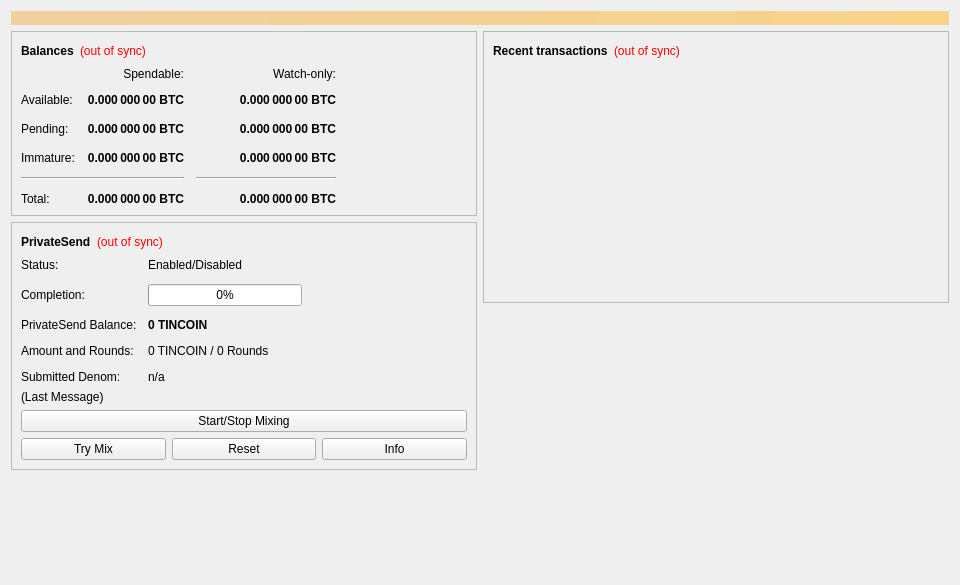
<?xml version="1.0" encoding="UTF-8"?>
<ui version="4.0">
 <class>OverviewPage</class>
 <widget class="QWidget" name="OverviewPage">
  <property name="geometry">
   <rect>
    <x>0</x>
    <y>0</y>
    <width>960</width>
    <height>585</height>
   </rect>
  </property>
  <property name="minimumSize">
   <size>
    <width>960</width>
    <height>0</height>
   </size>
  </property>
  <property name="windowTitle">
   <string>Form</string>
  </property>
  <layout class="QVBoxLayout" name="topLayout">
   <item>
    <widget class="QLabel" name="labelAlerts">
     <property name="visible">
      <bool>false</bool>
     </property>
     <property name="styleSheet">
      <string notr="true">QLabel { background-color: qlineargradient(x1: 0, y1: 0, x2: 1, y2: 0, stop:0 #F0D0A0, stop:1 #F8D488); color:#000000; }</string>
     </property>
     <property name="wordWrap">
      <bool>true</bool>
     </property>
     <property name="margin">
      <number>3</number>
     </property>
     <property name="textInteractionFlags">
      <set>Qt::TextSelectableByMouse</set>
     </property>
    </widget>
   </item>
   <item>
    <layout class="QHBoxLayout" name="horizontalLayout" stretch="1,1">
     <item>
      <layout class="QVBoxLayout" name="verticalLayout_2">
       <item>
        <widget class="QFrame" name="frame">
         <property name="frameShape">
          <enum>QFrame::StyledPanel</enum>
         </property>
         <property name="frameShadow">
          <enum>QFrame::Raised</enum>
         </property>
         <layout class="QVBoxLayout" name="verticalLayout_4">
          <item>
           <layout class="QHBoxLayout" name="horizontalLayout_4">
            <item>
             <widget class="QLabel" name="label_5">
              <property name="font">
               <font>
                <weight>75</weight>
                <bold>true</bold>
               </font>
              </property>
              <property name="text">
               <string>Balances</string>
              </property>
             </widget>
            </item>
            <item>
             <widget class="QLabel" name="labelWalletStatus">
              <property name="toolTip">
               <string>The displayed information may be out of date. Your wallet automatically synchronizes with the Tincoin network after a connection is established, but this process has not completed yet.</string>
              </property>
              <property name="styleSheet">
               <string notr="true">QLabel { color: red; }</string>
              </property>
              <property name="text">
               <string notr="true">(out of sync)</string>
              </property>
              <property name="alignment">
               <set>Qt::AlignLeading|Qt::AlignLeft|Qt::AlignVCenter</set>
              </property>
             </widget>
            </item>
            <item>
             <spacer name="horizontalSpacer_3">
              <property name="orientation">
               <enum>Qt::Horizontal</enum>
              </property>
              <property name="sizeHint" stdset="0">
               <size>
                <width>40</width>
                <height>20</height>
               </size>
              </property>
             </spacer>
            </item>
           </layout>
          </item>
          <item>
           <layout class="QGridLayout" name="gridLayout">
            <property name="spacing">
             <number>12</number>
            </property>
            <item row="2" column="2">
             <widget class="QLabel" name="labelWatchPending">
              <property name="font">
               <font>
                <weight>75</weight>
                <bold>true</bold>
               </font>
              </property>
              <property name="cursor">
               <cursorShape>IBeamCursor</cursorShape>
              </property>
              <property name="toolTip">
               <string>Unconfirmed transactions to watch-only addresses</string>
              </property>
              <property name="text">
               <string notr="true">0.000 000 00 BTC</string>
              </property>
              <property name="alignment">
               <set>Qt::AlignRight|Qt::AlignTrailing|Qt::AlignVCenter</set>
              </property>
              <property name="textInteractionFlags">
               <set>Qt::LinksAccessibleByMouse|Qt::TextSelectableByKeyboard|Qt::TextSelectableByMouse</set>
              </property>
             </widget>
            </item>
            <item row="2" column="1">
             <widget class="QLabel" name="labelUnconfirmed">
              <property name="font">
               <font>
                <weight>75</weight>
                <bold>true</bold>
               </font>
              </property>
              <property name="cursor">
               <cursorShape>IBeamCursor</cursorShape>
              </property>
              <property name="toolTip">
               <string>Total of transactions that have yet to be confirmed, and do not yet count toward the spendable balance</string>
              </property>
              <property name="text">
               <string notr="true">0.000 000 00 BTC</string>
              </property>
              <property name="alignment">
               <set>Qt::AlignRight|Qt::AlignTrailing|Qt::AlignVCenter</set>
              </property>
              <property name="textInteractionFlags">
               <set>Qt::LinksAccessibleByMouse|Qt::TextSelectableByKeyboard|Qt::TextSelectableByMouse</set>
              </property>
             </widget>
            </item>
            <item row="3" column="2">
             <widget class="QLabel" name="labelWatchImmature">
              <property name="font">
               <font>
                <weight>75</weight>
                <bold>true</bold>
               </font>
              </property>
              <property name="cursor">
               <cursorShape>IBeamCursor</cursorShape>
              </property>
              <property name="toolTip">
               <string>Mined balance in watch-only addresses that has not yet matured</string>
              </property>
              <property name="text">
               <string notr="true">0.000 000 00 BTC</string>
              </property>
              <property name="alignment">
               <set>Qt::AlignRight|Qt::AlignTrailing|Qt::AlignVCenter</set>
              </property>
              <property name="textInteractionFlags">
               <set>Qt::LinksAccessibleByMouse|Qt::TextSelectableByKeyboard|Qt::TextSelectableByMouse</set>
              </property>
             </widget>
            </item>
            <item row="4" column="0" colspan="2">
             <widget class="Line" name="lineSpendableBalance">
              <property name="orientation">
               <enum>Qt::Horizontal</enum>
              </property>
             </widget>
            </item>
            <item row="4" column="2">
             <widget class="Line" name="lineWatchBalance">
              <property name="sizePolicy">
               <sizepolicy hsizetype="Preferred" vsizetype="Fixed">
                <horstretch>0</horstretch>
                <verstretch>0</verstretch>
               </sizepolicy>
              </property>
              <property name="minimumSize">
               <size>
                <width>140</width>
                <height>0</height>
               </size>
              </property>
              <property name="orientation">
               <enum>Qt::Horizontal</enum>
              </property>
             </widget>
            </item>
            <item row="5" column="0">
             <widget class="QLabel" name="labelTotalText">
              <property name="text">
               <string>Total:</string>
              </property>
             </widget>
            </item>
            <item row="3" column="1">
             <widget class="QLabel" name="labelImmature">
              <property name="font">
               <font>
                <weight>75</weight>
                <bold>true</bold>
               </font>
              </property>
              <property name="cursor">
               <cursorShape>IBeamCursor</cursorShape>
              </property>
              <property name="toolTip">
               <string>Mined balance that has not yet matured</string>
              </property>
              <property name="text">
               <string notr="true">0.000 000 00 BTC</string>
              </property>
              <property name="alignment">
               <set>Qt::AlignRight|Qt::AlignTrailing|Qt::AlignVCenter</set>
              </property>
              <property name="textInteractionFlags">
               <set>Qt::LinksAccessibleByMouse|Qt::TextSelectableByKeyboard|Qt::TextSelectableByMouse</set>
              </property>
             </widget>
            </item>
            <item row="2" column="3">
             <spacer name="horizontalSpacer_2">
              <property name="orientation">
               <enum>Qt::Horizontal</enum>
              </property>
              <property name="sizeHint" stdset="0">
               <size>
                <width>40</width>
                <height>20</height>
               </size>
              </property>
             </spacer>
            </item>
            <item row="3" column="0">
             <widget class="QLabel" name="labelImmatureText">
              <property name="text">
               <string>Immature:</string>
              </property>
             </widget>
            </item>
            <item row="5" column="1">
             <widget class="QLabel" name="labelTotal">
              <property name="font">
               <font>
                <weight>75</weight>
                <bold>true</bold>
               </font>
              </property>
              <property name="cursor">
               <cursorShape>IBeamCursor</cursorShape>
              </property>
              <property name="toolTip">
               <string>Your current total balance</string>
              </property>
              <property name="text">
               <string notr="true">0.000 000 00 BTC</string>
              </property>
              <property name="alignment">
               <set>Qt::AlignRight|Qt::AlignTrailing|Qt::AlignVCenter</set>
              </property>
              <property name="textInteractionFlags">
               <set>Qt::LinksAccessibleByMouse|Qt::TextSelectableByKeyboard|Qt::TextSelectableByMouse</set>
              </property>
             </widget>
            </item>
            <item row="5" column="2">
             <widget class="QLabel" name="labelWatchTotal">
              <property name="font">
               <font>
                <weight>75</weight>
                <bold>true</bold>
               </font>
              </property>
              <property name="cursor">
               <cursorShape>IBeamCursor</cursorShape>
              </property>
              <property name="toolTip">
               <string>Current total balance in watch-only addresses</string>
              </property>
              <property name="text">
               <string notr="true">0.000 000 00 BTC</string>
              </property>
              <property name="alignment">
               <set>Qt::AlignRight|Qt::AlignTrailing|Qt::AlignVCenter</set>
              </property>
              <property name="textInteractionFlags">
               <set>Qt::LinksAccessibleByMouse|Qt::TextSelectableByKeyboard|Qt::TextSelectableByMouse</set>
              </property>
             </widget>
            </item>
            <item row="0" column="2">
             <widget class="QLabel" name="labelWatchonly">
              <property name="text">
               <string>Watch-only:</string>
              </property>
              <property name="alignment">
               <set>Qt::AlignRight|Qt::AlignTrailing|Qt::AlignVCenter</set>
              </property>
             </widget>
            </item>
            <item row="1" column="0">
             <widget class="QLabel" name="labelBalanceText">
              <property name="text">
               <string>Available:</string>
              </property>
             </widget>
            </item>
            <item row="1" column="1">
             <widget class="QLabel" name="labelBalance">
              <property name="font">
               <font>
                <weight>75</weight>
                <bold>true</bold>
               </font>
              </property>
              <property name="cursor">
               <cursorShape>IBeamCursor</cursorShape>
              </property>
              <property name="toolTip">
               <string>Your current spendable balance</string>
              </property>
              <property name="text">
               <string notr="true">0.000 000 00 BTC</string>
              </property>
              <property name="alignment">
               <set>Qt::AlignRight|Qt::AlignTrailing|Qt::AlignVCenter</set>
              </property>
              <property name="textInteractionFlags">
               <set>Qt::LinksAccessibleByMouse|Qt::TextSelectableByKeyboard|Qt::TextSelectableByMouse</set>
              </property>
             </widget>
            </item>
            <item row="1" column="2">
             <widget class="QLabel" name="labelWatchAvailable">
              <property name="font">
               <font>
                <weight>75</weight>
                <bold>true</bold>
               </font>
              </property>
              <property name="cursor">
               <cursorShape>IBeamCursor</cursorShape>
              </property>
              <property name="toolTip">
               <string>Your current balance in watch-only addresses</string>
              </property>
              <property name="text">
               <string notr="true">0.000 000 00 BTC</string>
              </property>
              <property name="alignment">
               <set>Qt::AlignRight|Qt::AlignTrailing|Qt::AlignVCenter</set>
              </property>
              <property name="textInteractionFlags">
               <set>Qt::LinksAccessibleByMouse|Qt::TextSelectableByKeyboard|Qt::TextSelectableByMouse</set>
              </property>
             </widget>
            </item>
            <item row="2" column="0">
             <widget class="QLabel" name="labelPendingText">
              <property name="text">
               <string>Pending:</string>
              </property>
             </widget>
            </item>
            <item row="0" column="1">
             <widget class="QLabel" name="labelSpendable">
              <property name="text">
               <string>Spendable:</string>
              </property>
              <property name="alignment">
               <set>Qt::AlignRight|Qt::AlignTrailing|Qt::AlignVCenter</set>
              </property>
             </widget>
            </item>
           </layout>
          </item>
         </layout>
        </widget>
       </item>
       <item>
        <widget class="QFrame" name="framePrivateSend">
         <property name="layoutDirection">
          <enum>Qt::LeftToRight</enum>
         </property>
         <property name="frameShape">
          <enum>QFrame::StyledPanel</enum>
         </property>
         <property name="frameShadow">
          <enum>QFrame::Raised</enum>
         </property>
         <layout class="QVBoxLayout" name="VerticalLayout_PS1">
          <item>
           <layout class="QHBoxLayout" name="horizontalLayout_5">
            <item>
             <widget class="QLabel" name="labelPrivateSendHeader">
              <property name="font">
               <font>
                <weight>75</weight>
                <bold>true</bold>
               </font>
              </property>
              <property name="text">
               <string>PrivateSend</string>
              </property>
             </widget>
            </item>
            <item>
             <widget class="QLabel" name="labelPrivateSendSyncStatus">
              <property name="toolTip">
               <string>The displayed information may be out of date. Your wallet automatically synchronizes with the Tincoin network after a connection is established, but this process has not completed yet.</string>
              </property>
              <property name="styleSheet">
               <string notr="true">QLabel { color: red; }</string>
              </property>
              <property name="text">
               <string notr="true">(out of sync)</string>
              </property>
              <property name="alignment">
               <set>Qt::AlignLeading|Qt::AlignLeft|Qt::AlignVCenter</set>
              </property>
             </widget>
            </item>
            <item>
             <spacer name="horizontalSpacer_4">
              <property name="orientation">
               <enum>Qt::Horizontal</enum>
              </property>
              <property name="sizeHint" stdset="0">
               <size>
                <width>40</width>
                <height>20</height>
               </size>
              </property>
             </spacer>
            </item>
           </layout>
          </item>
          <item>
           <layout class="QFormLayout" name="privateSendFormLayout">
            <property name="fieldGrowthPolicy">
             <enum>QFormLayout::AllNonFixedFieldsGrow</enum>
            </property>
            <property name="horizontalSpacing">
             <number>11</number>
            </property>
            <property name="verticalSpacing">
             <number>12</number>
            </property>
            <item row="0" column="0">
             <widget class="QLabel" name="labelPrivateSendEnabledText">
              <property name="text">
               <string>Status:</string>
              </property>
             </widget>
            </item>
            <item row="0" column="1">
             <widget class="QLabel" name="labelPrivateSendEnabled">
              <property name="text">
               <string>Enabled/Disabled</string>
              </property>
             </widget>
            </item>
            <item row="1" column="0">
             <widget class="QLabel" name="labelCompletitionText">
              <property name="text">
               <string>Completion:</string>
              </property>
             </widget>
            </item>
            <item row="1" column="1">
             <widget class="QProgressBar" name="privateSendProgress">
              <property name="maximumSize">
               <size>
                <width>154</width>
                <height>16777215</height>
               </size>
              </property>
              <property name="value">
               <number>0</number>
              </property>
             </widget>
            </item>
            <item row="2" column="0">
             <widget class="QLabel" name="labelAnonymizedText">
              <property name="text">
               <string>PrivateSend Balance:</string>
              </property>
             </widget>
            </item>
            <item row="2" column="1">
             <widget class="QLabel" name="labelAnonymized">
              <property name="font">
               <font>
                <weight>75</weight>
                <bold>true</bold>
               </font>
              </property>
              <property name="text">
               <string notr="true">0 TINCOIN</string>
              </property>
             </widget>
            </item>
            <item row="3" column="0">
             <widget class="QLabel" name="labelAmountAndRoundsText">
              <property name="text">
               <string>Amount and Rounds:</string>
              </property>
             </widget>
            </item>
            <item row="3" column="1">
             <widget class="QLabel" name="labelAmountRounds">
              <property name="text">
               <string>0 TINCOIN / 0 Rounds</string>
              </property>
             </widget>
            </item>
            <item row="4" column="0">
             <widget class="QLabel" name="labelSubmittedDenomText">
              <property name="text">
               <string>Submitted Denom:</string>
              </property>
             </widget>
            </item>
            <item row="4" column="1">
             <widget class="QLabel" name="labelSubmittedDenom">
              <property name="toolTip">
               <string>The denominations you submitted to the Masternode.&lt;br&gt;To mix, other users must submit the exact same denominations.</string>
              </property>
              <property name="text">
               <string>n/a</string>
              </property>
             </widget>
            </item>
           </layout>
          </item>
          <item>
           <layout class="QVBoxLayout" name="VerticalLayout_PS">
            <item>
             <widget class="QLabel" name="labelPrivateSendLastMessage">
              <property name="text">
               <string>(Last Message)</string>
              </property>
              <property name="alignment">
               <set>Qt::AlignLeading|Qt::AlignLeft|Qt::AlignTop</set>
              </property>
              <property name="wordWrap">
               <bool>true</bool>
              </property>
             </widget>
            </item>
            <item>
             <widget class="QPushButton" name="togglePrivateSend">
              <property name="sizePolicy">
               <sizepolicy hsizetype="MinimumExpanding" vsizetype="Fixed">
                <horstretch>0</horstretch>
                <verstretch>0</verstretch>
               </sizepolicy>
              </property>
              <property name="text">
               <string>Start/Stop Mixing</string>
              </property>
             </widget>
            </item>
            <item>
             <layout class="QHBoxLayout" name="horizontalLayout_debugbuttons">
              <item>
               <widget class="QPushButton" name="privateSendAuto">
                <property name="sizePolicy">
                 <sizepolicy hsizetype="MinimumExpanding" vsizetype="Fixed">
                  <horstretch>0</horstretch>
                  <verstretch>0</verstretch>
                 </sizepolicy>
                </property>
                <property name="toolTip">
                 <string>Try to manually submit a PrivateSend request.</string>
                </property>
                <property name="text">
                 <string>Try Mix</string>
                </property>
               </widget>
              </item>
              <item>
               <widget class="QPushButton" name="privateSendReset">
                <property name="sizePolicy">
                 <sizepolicy hsizetype="MinimumExpanding" vsizetype="Fixed">
                  <horstretch>0</horstretch>
                  <verstretch>0</verstretch>
                 </sizepolicy>
                </property>
                <property name="toolTip">
                 <string>Reset the current status of PrivateSend (can interrupt PrivateSend if it's in the process of Mixing, which can cost you money!)</string>
                </property>
                <property name="autoFillBackground">
                 <bool>false</bool>
                </property>
                <property name="text">
                 <string>Reset</string>
                </property>
               </widget>
              </item>
              <item>
               <widget class="QPushButton" name="privateSendInfo">
                <property name="sizePolicy">
                 <sizepolicy hsizetype="MinimumExpanding" vsizetype="Fixed">
                  <horstretch>0</horstretch>
                  <verstretch>0</verstretch>
                 </sizepolicy>
                </property>
                <property name="toolTip">
                 <string>Information about PrivateSend and Mixing</string>
                </property>
                <property name="text">
                 <string>Info</string>
                </property>
               </widget>
              </item>
             </layout>
            </item>
           </layout>
          </item>
         </layout>
        </widget>
       </item>
       <item>
        <spacer name="verticalSpacer">
         <property name="orientation">
          <enum>Qt::Vertical</enum>
         </property>
         <property name="sizeHint" stdset="0">
          <size>
           <width>20</width>
           <height>40</height>
          </size>
         </property>
        </spacer>
       </item>
      </layout>
     </item>
     <item>
      <layout class="QVBoxLayout" name="verticalLayout_3">
       <item>
        <widget class="QFrame" name="frame_2">
         <property name="frameShape">
          <enum>QFrame::StyledPanel</enum>
         </property>
         <property name="frameShadow">
          <enum>QFrame::Raised</enum>
         </property>
         <layout class="QVBoxLayout" name="verticalLayout">
          <item>
           <layout class="QHBoxLayout" name="horizontalLayout_2">
            <item>
             <widget class="QLabel" name="label_4">
              <property name="font">
               <font>
                <weight>75</weight>
                <bold>true</bold>
               </font>
              </property>
              <property name="text">
               <string>Recent transactions</string>
              </property>
             </widget>
            </item>
            <item>
             <widget class="QLabel" name="labelTransactionsStatus">
              <property name="toolTip">
               <string>The displayed information may be out of date. Your wallet automatically synchronizes with the Tincoin network after a connection is established, but this process has not completed yet.</string>
              </property>
              <property name="styleSheet">
               <string notr="true">QLabel { color: red; }</string>
              </property>
              <property name="text">
               <string notr="true">(out of sync)</string>
              </property>
              <property name="alignment">
               <set>Qt::AlignLeading|Qt::AlignLeft|Qt::AlignVCenter</set>
              </property>
             </widget>
            </item>
            <item>
             <spacer name="horizontalSpacer">
              <property name="orientation">
               <enum>Qt::Horizontal</enum>
              </property>
              <property name="sizeHint" stdset="0">
               <size>
                <width>40</width>
                <height>20</height>
               </size>
              </property>
             </spacer>
            </item>
           </layout>
          </item>
          <item>
           <widget class="QListView" name="listTransactions">
            <property name="styleSheet">
             <string notr="true">QListView { background: transparent; }</string>
            </property>
            <property name="frameShape">
             <enum>QFrame::NoFrame</enum>
            </property>
            <property name="verticalScrollBarPolicy">
             <enum>Qt::ScrollBarAlwaysOff</enum>
            </property>
            <property name="horizontalScrollBarPolicy">
             <enum>Qt::ScrollBarAlwaysOff</enum>
            </property>
            <property name="selectionMode">
             <enum>QAbstractItemView::NoSelection</enum>
            </property>
           </widget>
          </item>
         </layout>
        </widget>
       </item>
       <item>
        <spacer name="verticalSpacer_2">
         <property name="orientation">
          <enum>Qt::Vertical</enum>
         </property>
         <property name="sizeHint" stdset="0">
          <size>
           <width>20</width>
           <height>40</height>
          </size>
         </property>
        </spacer>
       </item>
      </layout>
     </item>
    </layout>
   </item>
  </layout>
 </widget>
 <resources/>
 <connections/>
</ui>
